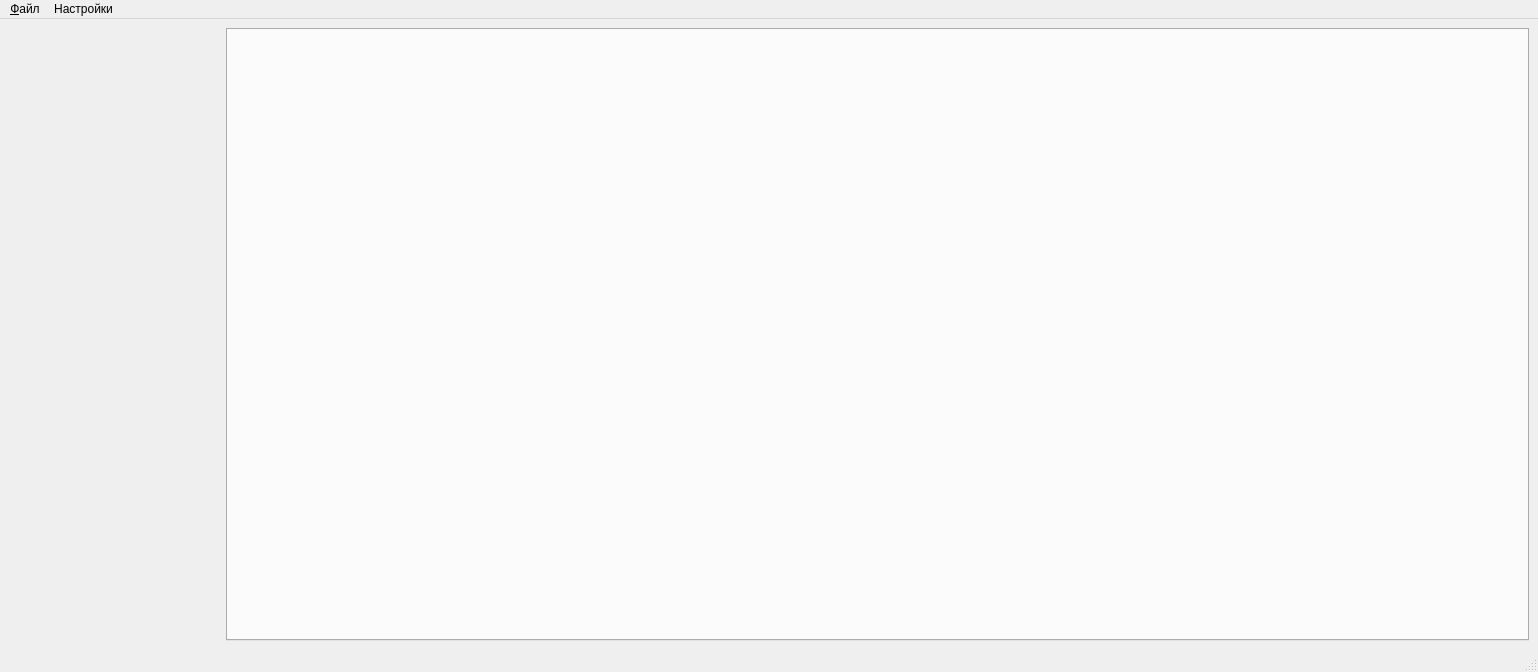
<?xml version="1.0" encoding="UTF-8"?>
<ui version="4.0">
 <class>MainWindow</class>
 <widget class="QMainWindow" name="MainWindow">
  <property name="geometry">
   <rect>
    <x>0</x>
    <y>0</y>
    <width>1538</width>
    <height>672</height>
   </rect>
  </property>
  <property name="windowTitle">
   <string>Измерение параметров аналоговых фаховращателей</string>
  </property>
  <widget class="QWidget" name="centralwidget">
   <layout class="QHBoxLayout" name="horizontalLayout" stretch="2,12">
    <item>
     <layout class="QVBoxLayout" name="layInstrs">
      <property name="spacing">
       <number>0</number>
      </property>
      <item>
       <spacer name="verticalSpacer">
        <property name="orientation">
         <enum>Qt::Vertical</enum>
        </property>
        <property name="sizeHint" stdset="0">
         <size>
          <width>20</width>
          <height>40</height>
         </size>
        </property>
       </spacer>
      </item>
     </layout>
    </item>
    <item>
     <widget class="QTabWidget" name="tabWidget">
      <property name="currentIndex">
       <number>-1</number>
      </property>
     </widget>
    </item>
   </layout>
  </widget>
  <widget class="QMenuBar" name="menubar">
   <property name="geometry">
    <rect>
     <x>0</x>
     <y>0</y>
     <width>1538</width>
     <height>21</height>
    </rect>
   </property>
   <widget class="QMenu" name="menu">
    <property name="title">
     <string>&amp;Файл</string>
    </property>
    <addaction name="actExit"/>
   </widget>
   <widget class="QMenu" name="menu_2">
    <property name="title">
     <string>Настройки</string>
    </property>
    <addaction name="actParams"/>
   </widget>
   <addaction name="menu"/>
   <addaction name="menu_2"/>
  </widget>
  <widget class="QStatusBar" name="statusbar"/>
  <action name="actExit">
   <property name="text">
    <string>Выход</string>
   </property>
   <property name="toolTip">
    <string>Выйти из приложения</string>
   </property>
   <property name="statusTip">
    <string>Выйти из приложения</string>
   </property>
  </action>
  <action name="actParams">
   <property name="text">
    <string>Пароаметры...</string>
   </property>
  </action>
 </widget>
 <resources/>
 <connections>
  <connection>
   <sender>actExit</sender>
   <signal>triggered()</signal>
   <receiver>MainWindow</receiver>
   <slot>close()</slot>
   <hints>
    <hint type="sourcelabel">
     <x>-1</x>
     <y>-1</y>
    </hint>
    <hint type="destinationlabel">
     <x>361</x>
     <y>238</y>
    </hint>
   </hints>
  </connection>
 </connections>
</ui>
